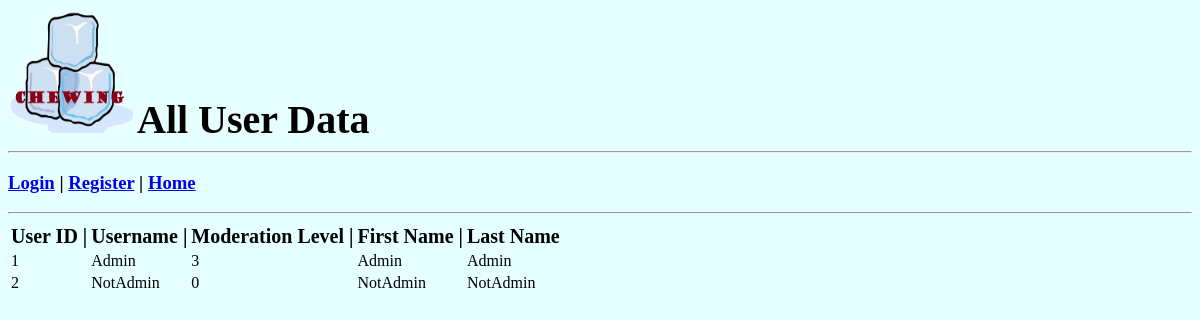
Page /viewAllUsersPage.php on the committed database.
### tables this page shows
CREATE TABLE `users` (
  `userID` int(11) NOT NULL,
  `userFirstName` varchar(45) DEFAULT NULL,
  `userLastName` varchar(45) DEFAULT NULL,
  `userName` varchar(45) DEFAULT NULL,
  `userPassword` varchar(45) DEFAULT NULL,
  `userModLevel` int(11) DEFAULT '0'
);

### viewAllUsersPage.php (the view, shortened to what this page needs)
<!DOCTYPE html>
<?php
include_once 'myfuncs.php';
if (GetDBConnect()->select_db(GetDBName()))
{
    $sql = "SELECT *
            FROM users
            ORDER BY userID";
}
?>
<html>
	<head>
	</head>
	<body>
		<header>
			<img id='IMG_Logo' src="sampleLogo.png" width="125" height="125" alt="LOGO">
			<h2 id='TopPageName'>All User Data</h2>
		</header>
		<hr>
		<?php echo webpageTemplateString(); ?>
		<hr>
		<table>
			<thead>
				<tr>
					<td id='TH_UID'>User ID  |</td>
					<td id='TH_UN'>  Username  |</td>
					<td id='TH_ML'>  Moderation Level  |</td>
					<td id='TH_FN'>  First Name  |</td>
					<td id='TH_LN'>  Last Name</td>
				</tr>
			</thead>
			<tbody>
				<?php
			    foreach (GetDBConnect()->query($sql) as $rows)
			    {
				?>
					<tr>
						<td id='TD_UID'><?php echo $rows['userID']?></td>
						<td id='TD_UN'><?php echo $rows['userName']?></td>
						<td id='TD_ML'><?php echo $rows['userModLevel']?></td>
						<td id='TD_FN'><?php echo $rows['userFirstName']?></td>
						<td id='TD_LN'><?php echo $rows['userLastName']?></td>
					</tr>
				<?php
			    }
				?>
			</tbody>
		</table>
	</body>
</html>

### viewAllUsersPage.php (style rules this page uses)
#TopPageName { display: inline; font-size:250%; }
body { background-color: rgb(230, 255, 255); }
#TH_UID { font-size: 125%; font-weight: bold; }
#TH_UN { font-size: 125%; font-weight: bold; }
#TH_ML { font-size: 125%; font-weight: bold; }
#TH_FN { font-size: 125%; font-weight: bold; }
#TH_LN { font-size: 125%; font-weight: bold; }
#TD_UID { font-size: 100%; font-weight: normal; }
#TD_UN { font-size: 100%; font-weight: normal; }
#TD_ML { font-size: 100%; font-weight: normal; }
#TD_FN { font-size: 100%; font-weight: normal; }
#TD_LN { font-size: 100%; font-weight: normal; }

### rows in the picture
users: userID "1", userName "Admin", userModLevel "3", userFirstName "Admin", userLastName "Admin"
users: userID "2", userName "NotAdmin", userModLevel "0", userFirstName "NotAdmin", userLastName "NotAdmin"
